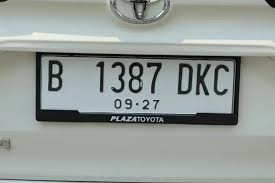
#> input picture images/mobil 3.jpg, 275 x 183 px
$ python -i utils.py   (imports and definitions only)   (older library calls are emulated)
#> lines starting #> are read from the running program, lines starting #| are printed output that depends on the picture
import os
import cv2
import numpy as np

# Algoritma Levenshtein Distance untuk menghitung jarak antar string
def levenshtein_distance(s1, s2):
    if len(s1) < len(s2):
        return levenshtein_distance(s2, s1)
    if len(s2) == 0:
        return len(s1)

    previous_row = range(len(s2) + 1)
    for i, c1 in enumerate(s1):
        current_row = [i + 1]
        for j, c2 in enumerate(s2):
            insertions = previous_row[j + 1] + 1
            deletions = current_row[j] + 1
            substitutions = previous_row[j] + (c1 != c2)
            current_row.append(min(insertions, deletions, substitutions))
        previous_row = current_row
    return previous_row[-1]

# Menghitung akurasi karakter berdasarkan ground truth
def calculate_character_accuracy(pred, gt):
    if not pred or not gt:
        return 0.0
    pred_clean = "".join([c.upper() for c in pred if c.isalnum()])
    gt_clean = "".join([c.upper() for c in gt if c.isalnum()])

    if not gt_clean:
        return 100.0 if not pred_clean else 0.0

    distance = levenshtein_distance(pred_clean, gt_clean)
    max_len = max(len(pred_clean), len(gt_clean))

    accuracy = ((max_len - distance) / max_len) * 100.0
    return round(accuracy, 2)

# Mengukur kualitas citra secara otomatis (metadata & metrik citra)
def estimate_image_metrics(image, filepath=None):
    if image is None:
        return {}

    h, w = image.shape[:2]
#> h = 183; w = 275

    # Hitung ukuran file dalam KB
    file_size_kb = 0.0
    filename = "Unggahan Langsung"
    if filepath and os.path.exists(filepath):
        file_size_kb = round(os.path.getsize(filepath) / 1024, 2)
        filename = os.path.basename(filepath)
    else:
        # Perkiraan kasar dari ukuran numpy array jika tidak ada path berkas fisik
        file_size_kb = round((image.nbytes) / 1024, 2)
#> file_size_kb = 147.4

    # Konversi ke Grayscale untuk pemrosesan statistik
    if len(image.shape) == 3:
        gray = cv2.cvtColor(image, cv2.COLOR_RGB2GRAY)
    else:
        gray = image.copy()

    # Kecerahan (Mean)
    brightness = float(np.mean(gray))
#> brightness = 152.9

    # Kontras (Std Dev)
    contrast = float(np.std(gray))
#> contrast = 46.24

    # Ketajaman (Variance of Laplacian)
    sharpness = float(cv2.Laplacian(gray, cv2.CV_64F).var())
#> sharpness = 1606.1

    # Estimasi Tingkat Kebisingan (Noise Level)
    # Selisih antara gambar asli dengan median blur adalah estimasi kasar noise
    median_blur = cv2.medianBlur(gray, 3)
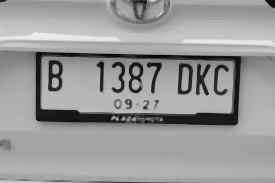
#> median_blur: shape (183, 275); min 6, max 238, mean 153.2
    noise_diff = cv2.absdiff(gray, median_blur)
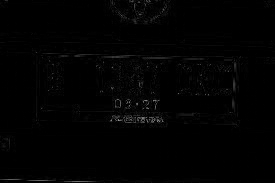
#> noise_diff: shape (183, 275); min 0, max 148, mean 2.2
    noise = float(np.std(noise_diff))
#> noise = 7.9

    return {
        "filename": filename,
        "resolution": f"{w}x{h} px",
        "filesize": f"{file_size_kb} KB",
        "brightness": round(brightness, 2),
        "contrast": round(contrast, 2),
        "sharpness": round(sharpness, 2),
        "noise": round(noise, 2)
    }

>>> import cv2
>>> picture = cv2.cvtColor(cv2.imread('images/mobil 3.jpg'), cv2.COLOR_BGR2RGB)
>>> result = estimate_image_metrics(picture)
#> result = {'filename': 'Unggahan Langsung', 'resolution': '275x183 px', 'filesize': '147.44 KB', 'brightness': 152.9, 'contrast': 46.24, 'sharpness': 1606.1, 'noise': 7.9}
